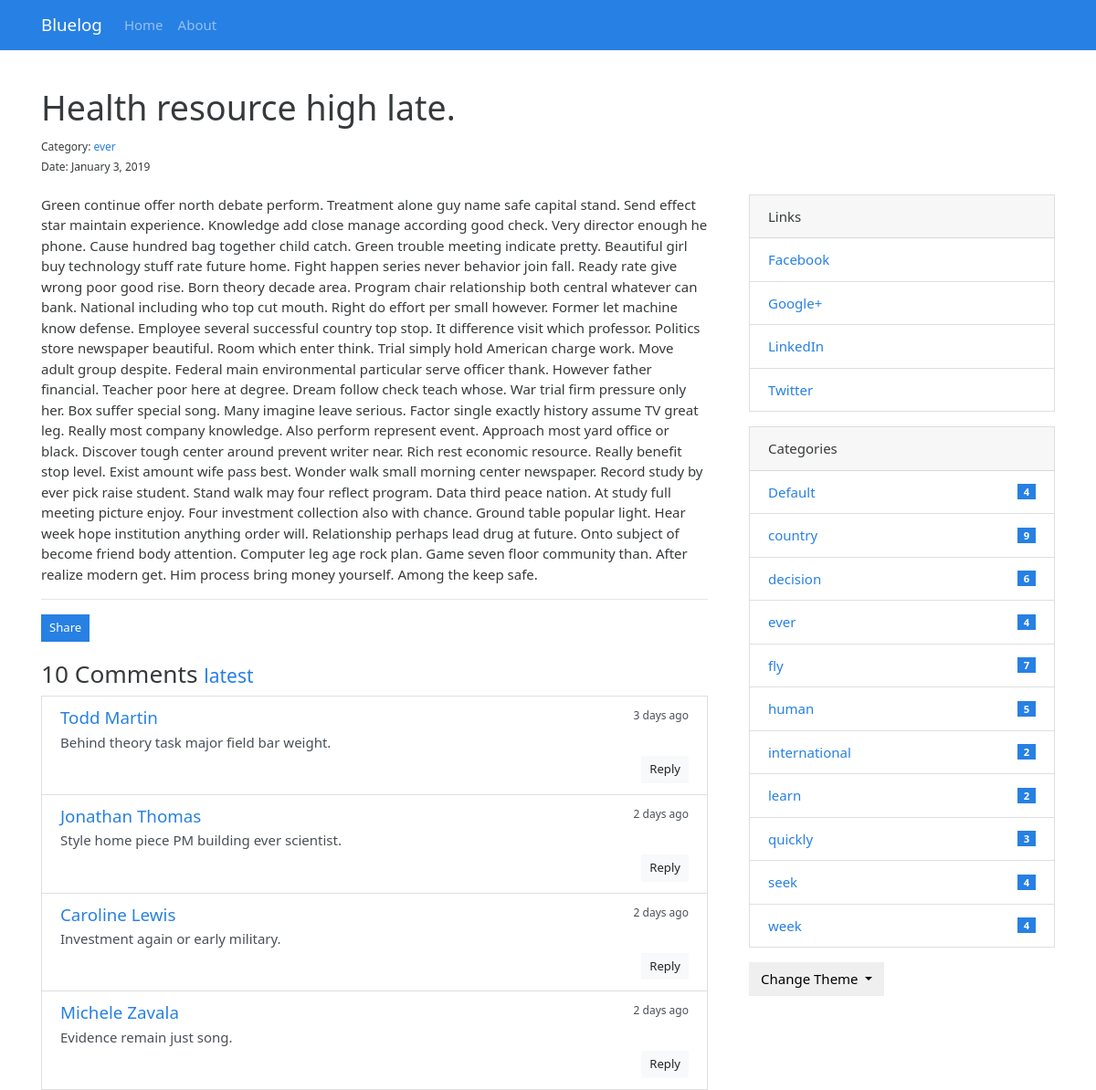
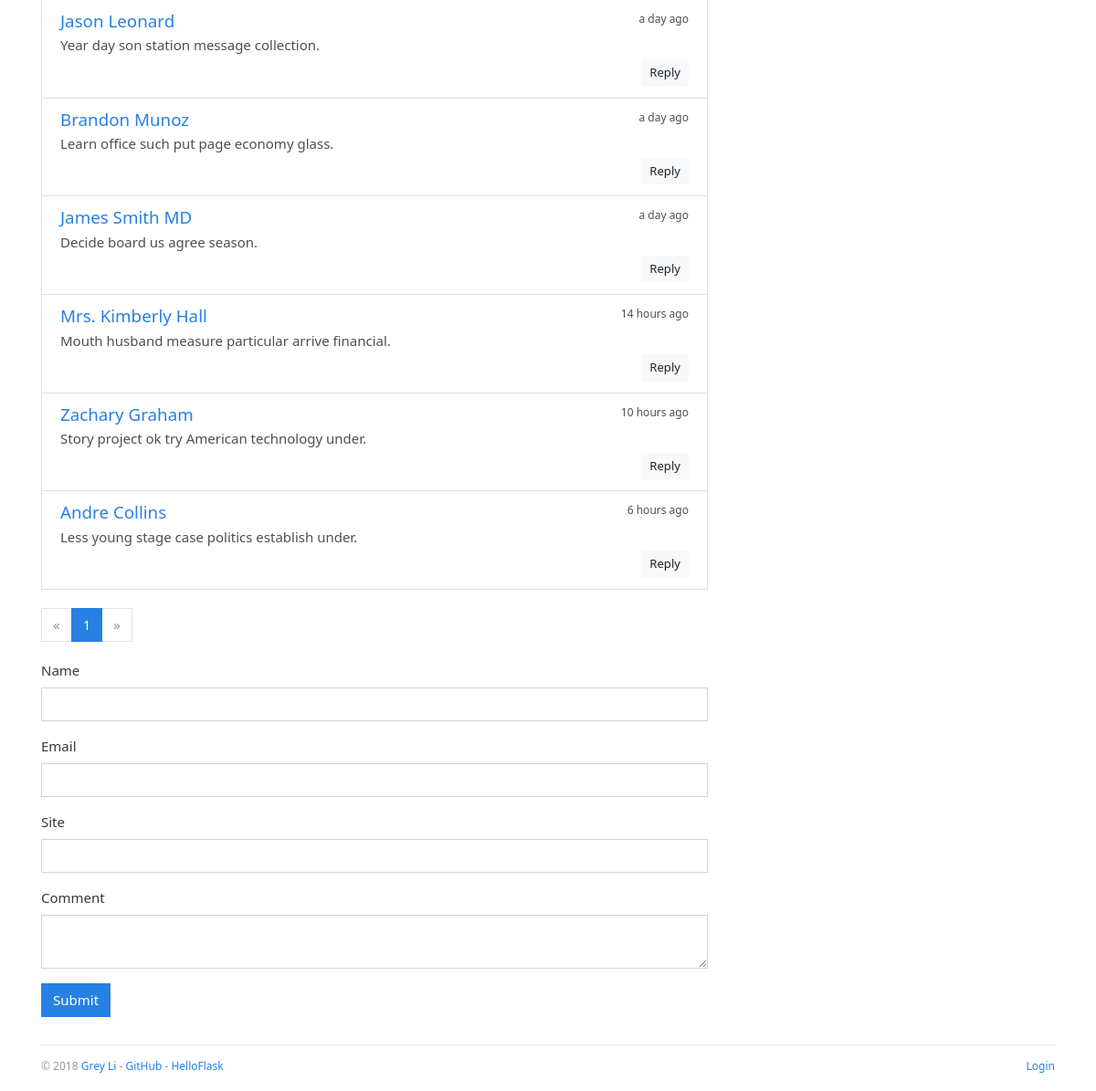
The page /post/14 on the database its author committed (2 pictures, top to bottom).
### ishareblog/models.py (models this page shows, shortened)
class Admin(db.Model, UserMixin):
    id = db.Column(db.Integer, primary_key=True)
    username = db.Column(db.String(20))
    password_hash = db.Column(db.String(128))
    blog_title = db.Column(db.String(60))
    blog_sub_title = db.Column(db.String(100))
    name = db.Column(db.String(30))
    about = db.Column(db.Text)

class Post(db.Model):
    id = db.Column(db.Integer, primary_key=True)
    title = db.Column(db.String(60))
    body = db.Column(db.Text)
    timestamp = db.Column(db.DateTime, default=datetime.utcnow, index=True)
    can_comment = db.Column(db.Boolean, default=True)
    category_id = db.Column(db.Integer, db.ForeignKey('category.id'))
    category = db.relationship('Category', back_populates='posts')
    comments = db.relationship('Comment', back_populates='post', cascade='all, delete-orphan')

class Category(db.Model):
    id = db.Column(db.Integer, primary_key=True)
    name = db.Column(db.String(30), unique=True)
    posts = db.relationship('Post', back_populates='category')

class Comment(db.Model):
    id = db.Column(db.Integer, primary_key=True)
    author = db.Column(db.String(30))
    email = db.Column(db.String(254))
    site = db.Column(db.String(255))
    body = db.Column(db.Text)
    from_admin = db.Column(db.Boolean, default=False)
    reviewed = db.Column(db.Boolean, default=False)
    timestamp = db.Column(db.DateTime, default=datetime.utcnow, index=True)
    replied_id = db.Column(db.Integer, db.ForeignKey('comment.id'))
    post_id = db.Column(db.Integer, db.ForeignKey('post.id'))
    post = db.relationship('Post', back_populates='comments')
    replies = db.relationship('Comment', back_populates='replied', cascade='all, delete-orphan')
    replied = db.relationship('Comment', back_populates='replies', remote_side=[id])

class Link(db.Model):
    id = db.Column(db.Integer, primary_key=True)
    name = db.Column(db.String(30))
    url = db.Column(db.String(255))

### ishareblog/blueprints/blog.py (the view, shortened to what this page needs)
@blog_bp.route('/post/<int:post_id>', methods=['GET', 'POST'])
def show_post(post_id):
    post = Post.query.get_or_404(post_id)
    page = request.args.get('page', 1, type=int)
    per_page = current_app.config['BLUELOG_COMMENT_PER_PAGE']
    pagination = Comment.query.with_parent(post).filter_by(reviewed=True).order_by(Comment.timestamp.asc()).paginate(
        page, per_page)
    comments = pagination.items
    if current_user.is_authenticated:
        form = AdminCommentForm()
        form.author.data = current_user.name
        form.email.data = current_app.config['BLUELOG_EMAIL']
        form.site.data = url_for('.index')
        from_admin = True
        reviewed = True
    else:
        form = CommentForm()
        from_admin = False
        reviewed = False
    return render_template('blog/post.html', post=post, pagination=pagination, form=form, comments=comments)

### ishareblog/forms.py
class CommentForm(FlaskForm):
    author = StringField('Name', validators=[DataRequired(), Length(1, 30)])
    email = StringField('Email', validators=[DataRequired(), Email(), Length(1, 254)])
    site = StringField('Site', validators=[Optional(), URL(), Length(0, 255)])
    body = TextAreaField('Comment', validators=[DataRequired()])
    submit = SubmitField()

### ishareblog/__init__.py (called while the page is built)
def register_template_context(app):
    @app.context_processor
    def make_template_context():
        admin = Admin.query.first()
        categories = Category.query.order_by(Category.name).all()
        links = Link.query.order_by(Link.name).all()
        if current_user.is_authenticated:
            unread_comments = Comment.query.filter_by(reviewed=False).count()
        else:
            unread_comments = None
        return dict(
            admin=admin, categories=categories,
            links=links, unread_comments=unread_comments)

def register_request_handlers(app):
    @app.after_request
    def query_profiler(response):
        for q in get_debug_queries():
            if q.duration >= app.config['BLUELOG_SLOW_QUERY_THRESHOLD']:
                app.logger.warning(
                    'Slow query: Duration: %fs\n Context: %s\nQuery: %s\n '
                    % (q.duration, q.context, q.statement)
                )
        return response

### ishareblog/templates/blog/post.html (shortened to what this page needs)
{% extends 'base.html' %}
{% from 'bootstrap/form.html' import render_form %}
{% from 'bootstrap/pagination.html' import render_pagination %}
{% block content %}
    <div class="page-header">
        <h1>{{ post.title }}
        </h1>
        <small>
            Category: <a
                href="{{ url_for('.show_category', category_id=post.category.id) }}">{{ post.category.name }}</a><br>
            Date: {{ moment(post.timestamp).format('LL') }}
        </small>
    </div>
    <div class="row">
        <div class="col-sm-8">
            {{ post.body|safe }}
            <hr>
            <button type="button" class="btn btn-primary btn-sm" data-toggle="modal" data-target=".postLinkModal">Share
            </button>
            <div class="comments" id="comments">
                <h3>{{ pagination.total }} Comments
                    <small>
                        <a href="{{ url_for('.show_post', post_id=post.id, page=pagination.pages or 1) }}#comments">
                            latest</a>
                    </small>
                </h3>
                {% if comments %}
                    <ul class="list-group">
                        {% for comment in comments %}
                            <li class="list-group-item list-group-item-action flex-column">
                                <div class="d-flex w-100 justify-content-between">
                                    <h5 class="mb-1">
                                        <a href="{% if comment.site %}{{ comment.site }}{% else %}#{% endif %}"
                                           target="_blank">
                                            {% if comment.from_admin %}
                                                {{ admin.name }}
                                            {% else %}
                                                {{ comment.author }}
                                            {% endif %}
                                        </a>
                                    </h5>
                                    <small data-toggle="tooltip" data-placement="top" data-delay="500"
                                           data-timestamp="{{ comment.timestamp.strftime('%Y-%m-%dT%H:%M:%SZ') }}">
                                        {{ moment(comment.timestamp).fromNow() }}
                                    </small>
                                </div>
                                <p class="mb-1">{{ comment.body }}</p>
                                <div class="float-right">
                                    <a class="btn btn-light btn-sm"
                                       href="{{ url_for('.reply_comment', comment_id=comment.id) }}">Reply</a>
                                </div>
                            </li>
                        {% endfor %}
                    </ul>
                {% else %}
                    <div class="tip"><h5>No comments.</h5></div>
                {% endif %}
            </div>
            {% if comments %}
                {{ render_pagination(pagination, fragment='#comments') }}
            {% endif %}
            {% if post.can_comment %}
                <div id="comment-form">
                    {{ render_form(form, action=request.full_path) }}
                </div>
            {% else %}
                <div class="tip"><h5>Comment disabled.</h5></div>
            {% endif %}
        </div>
        <div class="col-sm-4 sidebar">
            {% include "blog/_sidebar.html" %}
        </div>
    </div>
{% endblock %}

### ishareblog/templates/base.html (shortened to what this page needs)
{% from 'bootstrap/nav.html' import render_nav_item %}
<!DOCTYPE html>
<html lang="en">
<head>
    {% block head %}
        <link rel="stylesheet"
              href="{{ url_for('static', filename='css/%s.min.css' % request.cookies.get('theme', 'perfect_blue')) }}"
              type="text/css">
        <link rel="stylesheet" href="{{ url_for('static', filename='css/style.css') }}" type="text/css">
    {% endblock head %}
</head>
<body>
{% block nav %}
    <nav class="navbar navbar-expand-lg navbar-dark bg-primary">
        <div class="container">
            <a class="navbar-brand" href="{{ url_for('blog.index') }}">{{ admin.blog_title }}</a>
            <div class="collapse navbar-collapse" id="navbarColor01">
                <ul class="navbar-nav mr-auto">
                    {{ render_nav_item('blog.index', 'Home') }}
                    {{ render_nav_item('blog.about', 'About') }}
                </ul>
            </div>
        </div>
    </nav>
{% endblock nav %}
<main class="container">
    {% block content %}{% endblock content %}
    {% block footer %}
        <footer>
            <p class="float-left">
                <small> &copy; 2018 <a href="http://greyli.com" title="Written by Grey Li">Grey Li</a> -
                    <a href="https://github.com/greyli/bluelog" title="Fork me on GitHub">GitHub</a> -
                    <a href="http://helloflask.com" title="A HelloFlask project">HelloFlask</a>
                </small>
            </p>
            <p class="float-right">
                <small>
                    {% if current_user.is_authenticated %}
                        <a href="{{ url_for('auth.logout', next=request.full_path) }}">Logout</a>
                    {% else %}
                        <a href="{{ url_for('auth.login', next=request.full_path) }}">Login</a>
                    {% endif %}
                </small>
            </p>
        </footer>
    {% endblock footer %}
</main>
</body>
</html>

### ishareblog/templates/blog/_sidebar.html (shortened to what this page needs)
{% if links %}
    <div class="card mb-3">
        <div class="card-header">Links</div>
        <ul class="list-group list-group-flush">
            {% for link in links %}
                <li class="list-group-item  list-group-item-action d-flex justify-content-between align-items-center">
                    <a href="{{ link.url }}" target="_blank">{{ link.name }}</a>
                </li>
            {% endfor %}
        </ul>
    </div>
{% endif %}
{% if categories %}
    <div class="card mb-3">
        <div class="card-header">Categories</div>
        <ul class="list-group list-group-flush">
            {% for category in categories %}
                <li class="list-group-item  list-group-item-action d-flex justify-content-between align-items-center">
                    <a href="{{ url_for('blog.show_category', category_id=category.id) }}">
                        {{ category.name }}
                    </a>
                    <span class="badge badge-primary badge-pill"> {{ category.posts|length }}</span>
                </li>
            {% endfor %}
        </ul>
    </div>
{% endif %}
<div class="dropdown">
    <button class="btn btn-default dropdown-toggle" type="button" id="dropdownMenuButton"
            data-toggle="dropdown" aria-haspopup="true" aria-expanded="false">
        Change Theme
    </button>
</div>

### ishareblog/static/css/style.css (style rules this page uses)
nav { margin-bottom: 20px; }
.page-header { padding-top: 20px; padding-bottom: 20px; }
.comments { margin: 20px 0; }
.sidebar { padding-left: 30px; }
footer { margin-top: 30px; padding: 10px 0 40px; color: #999; border-top: 1px solid #e5e5e5; }

### rows shown on the page
Admin: blog_title "Bluelog"
Post: title "Health resource high late.", timestamp "January 3, 2019", body "Green continue offer north debate perform. Treatment alone guy name safe capital stand. Send effect star maintain experience. Knowledge add close manage according good check. Very director enough he phone. Cause hundred bag together child catch. Green trouble meeting indicate pretty. Beautiful girl buy technology stuff rate future home. Fight happen series never behavior join fall. Ready rate give wrong poor good rise. Born theory decade area. Program chair relationship both central whatever can bank. National including who top cut mouth. Right do effort per small however. Former let machine know defense. Employee several successful country top stop. It difference visit which professor.…"
Category: category.name "ever", name "ever", posts|length "4"
Comment: author "Todd Martin", timestamp "3 days ago", body "Behind theory task major field bar weight."
Comment: author "Jonathan Thomas", timestamp "2 days ago", body "Style home piece PM building ever scientist."
Comment: author "Caroline Lewis", timestamp "2 days ago", body "Investment again or early military."
Comment: author "Michele Zavala", timestamp "2 days ago", body "Evidence remain just song."
Comment: author "Jason Leonard", timestamp "a day ago", body "Year day son station message collection."
Comment: author "Brandon Munoz", timestamp "a day ago", body "Learn office such put page economy glass."
Comment: author "James Smith MD", timestamp "a day ago", body "Decide board us agree season."
Comment: author "Mrs. Kimberly Hall", timestamp "14 hours ago", body "Mouth husband measure particular arrive financial."
Comment: author "Zachary Graham", timestamp "10 hours ago", body "Story project ok try American technology under."
Comment: author "Andre Collins", timestamp "6 hours ago", body "Less young stage case politics establish under."
Link: name "Facebook"
Link: name "Google+"
Link: name "LinkedIn"
Link: name "Twitter"
Category: name "Default", posts|length "4"
Category: name "country", posts|length "9"
Category: name "decision", posts|length "6"
Category: name "fly", posts|length "7"
Category: name "human", posts|length "5"
Category: name "international", posts|length "2"
Category: name "learn", posts|length "2"
Category: name "quickly", posts|length "3"
Category: name "seek", posts|length "4"
Category: name "week", posts|length "4"

### other values the page prints
{{ render_nav_item('blog.index', 'Home') }} "Home"
{{ render_nav_item('blog.about', 'About') }} "About"
{{ pagination.total }} "10"
{{ render_pagination(pagination, fragment='#comments') }} "« 1 »"
